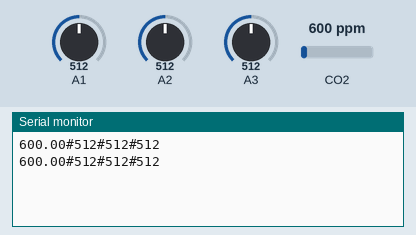
Recording of a sketch running on a simulated Arduino Uno, built with avr-gcc and run on an emulated ATmega328P. Shown: the last lines printed to the serial monitor. Inputs (shaded band) come from the test bench; at power-on: CO2 600 ppm, A1 = 512, A2 = 512, A3 = 512.

Above: at 3.8 s.
3.9 s: CO2 set to 452 ppm
At 7.0 s:
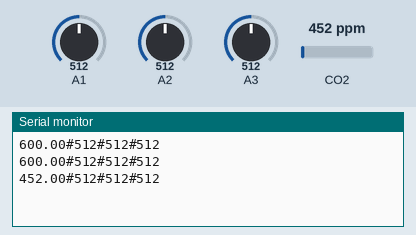
7.8 s: A1 set to 716
At 9.4 s:
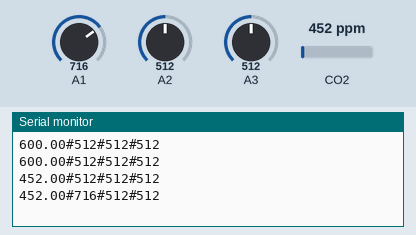
11.7 s: A2 set to 716
At 12.9 s:
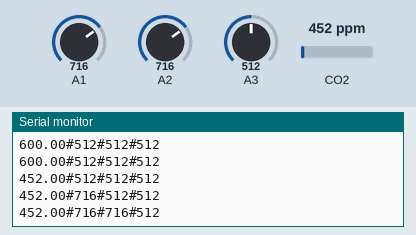
15.6 s: A3 set to 716
At 18.8 s:
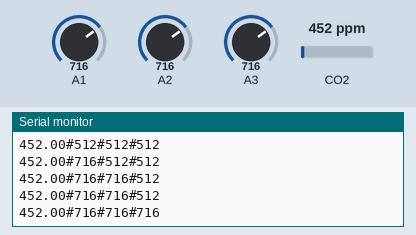
19.5 s: CO2 set to 1050 ppm
At 22.4 s:
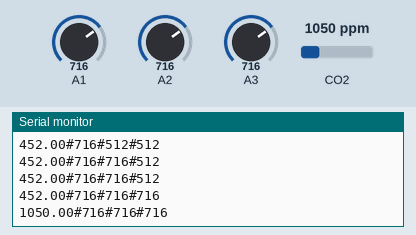
23.4 s: A1 set to 992
At 24.7 s:
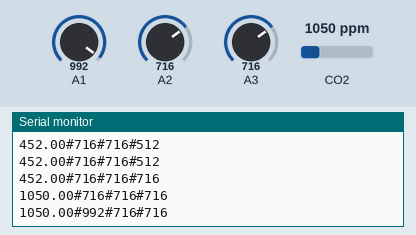
Timing chart, 0 to 26.4 s (numbered marks = the images above; inputs shaded):
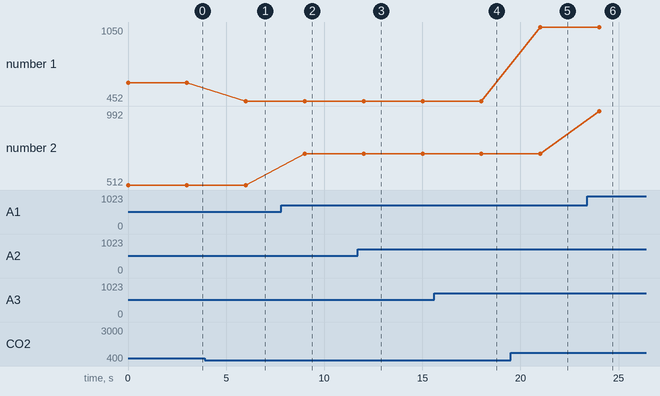

Measured:
- after the input at 3.9 s, the serial monitor: prints a new line after 2.1 s (image 1)
- after the input at 7.8 s, the serial monitor: prints a new line after 1.2 s (image 2)
- after the input at 11.7 s, the serial monitor: prints a new line after 0.31 s (image 3)
- after the input at 15.6 s, the serial monitor: prints a new line after 2.4 s (image 4)
- after the input at 19.5 s, the serial monitor: prints a new line after 1.5 s (image 5)
- after the input at 23.4 s, the serial monitor: prints a new line after 0.62 s (image 6)
- plotted number 1: 600 → 452 after the input at 3.9 s, 452 → 1050 after the input at 19.5 s
- plotted number 2: 512 → 716 after the input at 7.8 s, 716 → 992 after the input at 23.4 s

The sketch:

capteur_arduino.ino
```cpp
#include <MQ135.h>
#include "MQ135.h"

const int mq135Pin =A0;     // Pin sur lequel est branché de MQ135
MQ135 gasSensor = MQ135(mq135Pin);

void send_to_rpi(float ppm,int ldr,int water_lvl,int humidity_sol){
  Serial.print (ppm);
  Serial.print ("#");
  Serial.print(ldr);
  Serial.print("#");
  Serial.print (water_lvl);
  Serial.print ("#");
  Serial.println (humidity_sol);


}
void setup() {

  Serial.begin(9600);
}

void loop() {
  // lire les valeurs des differents capteurs
  float ppm = gasSensor.getPPM();
  int ldr = analogRead(A1);
  int water_lvl =analogRead(A2);
  int humidity_sol = analogRead(A3);
  send_to_rpi( ppm, ldr, water_lvl, humidity_sol);
  delay(3000);        // delay in between reads for stability
}
```
